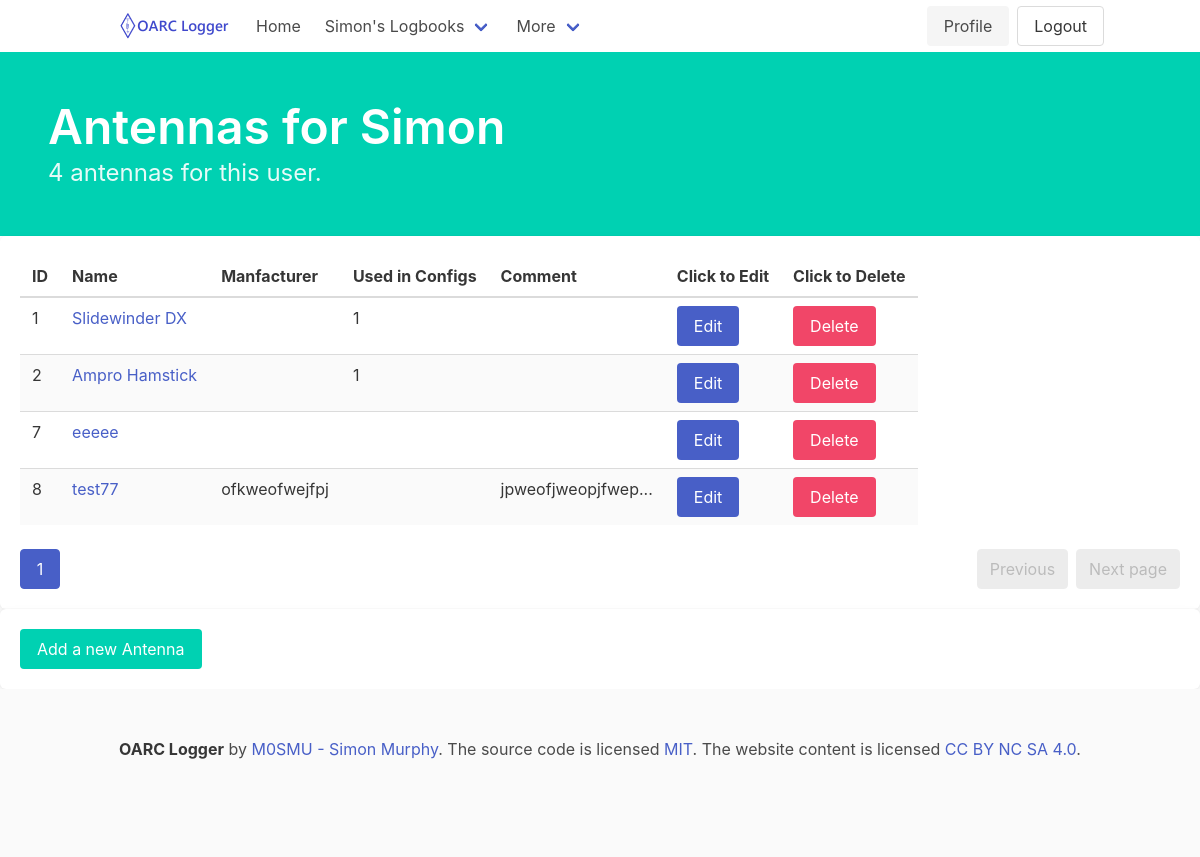
Page /antennas/Simon (signed in) on the earlier database version.
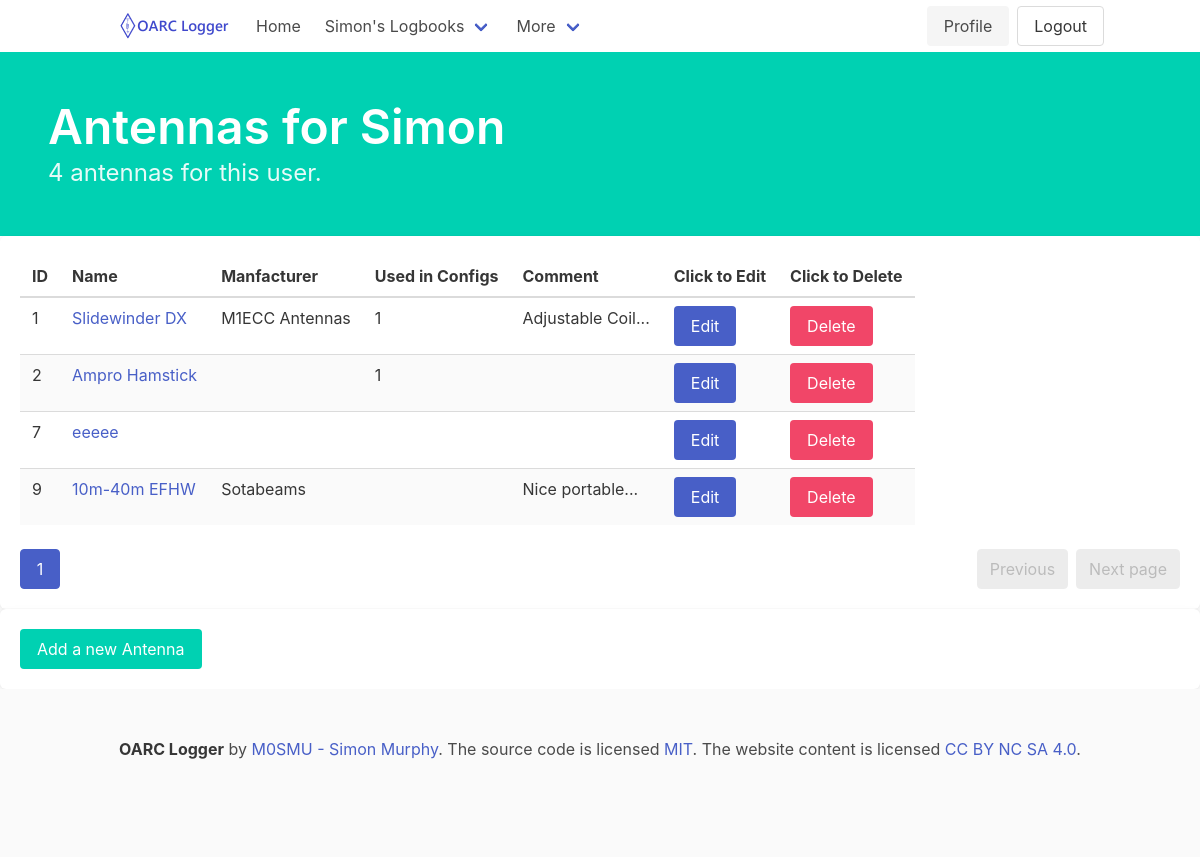
Same page on the later database version.
### logger/models.py (models this page shows)
class User(UserMixin, db.Model):
    id = db.Column(db.Integer, primary_key=True) # primary keys are required by SQLAlchemy
    name = db.Column(db.String(1000), unique=True)
    email = db.Column(db.String(100), unique=True)
    password = db.Column(db.String(100))
    created_on = db.Column(db.DateTime())
    last_login = db.Column(db.DateTime())
    callsigns = db.relationship('Callsign', backref='user', lazy=True)
    events = db.relationship('Event', backref='owner', lazy=True)
    rigs = db.relationship('Rig', backref='owner', lazy=True)
    configurations = db.relationship('Configuration', backref='owner', lazy=True)
    antennas = db.relationship('Antenna', backref='owner', lazy=True)

class Antenna(db.Model):
    id = db.Column(db.Integer, primary_key=True) # primary keys are required by SQLAlchemy
    name = db.Column(db.String(1000), unique=True)
    manufacturer = db.Column(db.String(255))
    comment = db.Column(db.String(255))
    configurations = db.relationship('Configuration', backref='antenna', lazy=True)
    user_id = db.Column(db.Integer, db.ForeignKey('user.id'), nullable=True)

### logger/antennas/views.py (the view, shortened to what this page needs)
@antennas.route("/<username>", methods=['GET','POST'])
@login_required
def antennalist(username):
    form = AntennaForm()
    if username == current_user.name:
        page = request.args.get('page', 1, type=int)
        antennapage = Antenna.query.filter_by(user_id=current_user.get_id()).paginate(page=page, per_page=ROWS_PER_PAGE)
        allantennas = Antenna.query.filter_by(user_id=current_user.get_id()).all()
        return render_template('antennalist.html', antennapage=antennapage, allantennas=allantennas, username=username, form=form)
    else:
        abort(403)

### logger/templates/antennalist.html (shortened to what this page needs)
{% extends 'base.html' %}
{% block hero %}is-primary{% endblock %}
{% block content %}
            <div class="bd-hero-heading">
                <h1 class="title is-size-1">
                    {% block title %} Antennas for {{ username }} {% endblock %}
                </h1>
                <div class="subtitle is-4 algolia-lvl1">
                    <p>{{ allantennas|length }} antennas for this user.</p>
                </div>
            </div>
        </div>
    </section>
    <section>
        <div class="box">
            <table class="table is-striped is-hoverable">
                <thead>
                    <tr>
                        <th>ID</th>
                        <th>Name</th>
                        <th>Manfacturer</th>
                        <th>Used in Configs</th>
                        <th>Comment</th>
                        <th>Click to Edit</th>
                        <th>Click to Delete</th>
                    </tr>
                </thead>
                <tbody>
                    {% for antenna in antennapage.items %}
                    <tr>
                        <td>{{ antenna.id }}</td>
                        <td><a href="{{ url_for ('antennas.antennaview', id=antenna.id) }}" title="{{ antenna.name }}">{{ antenna.name }}</a></td>
                        <td>{% if antenna.manufacturer %}{{ antenna.manufacturer|truncate (20) }}{% endif %}</td>
                        <td>{% if antenna.configurations %}{{ antenna.configurations|length }}{% endif %}</td>
                        <td>{% if antenna.comment %}{{ antenna.comment|truncate (20) }}{% endif %}</td>
                        <td><a class="button is-link" href="{{ url_for ('antennas.antennaedit', id=antenna.id) }}">Edit</a></td>
                        <td><a class="button is-danger" href="{{ url_for ('antennas.antennadelete', id=antenna.id) }}" onclick="return confirm('Are you sure you want to delete this entry?')">Delete</a></td>
                    </tr>
                    {% else %}
                    No Antennas yet
                    {% endfor %}
                </tbody>
            </table>
            <nav class="pagination" role="navigation" aria-label="pagination">
                <a class="pagination-previous" {% if antennapage.has_prev %} href="{{ url_for('antennas.antennalist', username=current_user.name, page=antennalist.prev_num) }}"{% else %}disabled {% endif %} title="This is the first page">Previous</a>
                <a class="pagination-next" {% if antennapage.has_next %}href="{{ url_for('antennas.antennalist', username=current_user.name, page=antennalist.next_num) }}"{% else %}disabled {% endif %}>Next page</a>
                <ul class="pagination-list">
                    {% for page_num in antennapage.iter_pages() %}
                        {% if page_num %}
                            {% if page_num != antennapage.page %}
                            <li>
                                <a class="pagination-link" href="{{ url_for('antennas.antennalist', username=current_user.name, page=page_num) }}" aria-label="Goto page {{ page_num }}">{{ page_num }}</a>
                            </li>
                            {% else %}
                            <li>
                                <a class="pagination-link is-current" href="{{ url_for('antennas.antennalist', username=current_user.name, page=page_num) }}" aria-label="Page {{ page_num }}" aria-current="page">{{ page_num }}</a>
                            </li>
                            {% endif %}
                        {% else %}
                            <li>
                                <span class="pagination-ellipsis">&hellip;</span>
                            </li>
                        {% endif %}
                    {% endfor %}
                </ul>
            </nav>
        </div>
    </section>
    <section>
        <div class="box">
            <div class="level">
                <div class="level-left">
                    <button type="button" class="js-modal-trigger button is-primary" data-target="modal-add-antenna">
                        Add a new Antenna
                    </button>
                </div>
            </div>
        </div>
    </section>
{% endblock %}

### logger/templates/base.html (shortened to what this page needs)
<!DOCTYPE html>
<html>
<head>
    <link rel="stylesheet" href="https://cdn.jsdelivr.net/npm/bulma@0.9.4/css/bulma.min.css" />
    <link rel="stylesheet" href="https://cdn.jsdelivr.net/npm/@mdi/font@6.5.95/css/materialdesignicons.min.css" />
</head>
<body>
    <nav class="navbar">
        <div class="container">
            <div class="navbar-brand">
                <a class="navbar-item" href="https://oarc.uk">
                    <img src="{{ url_for('static', filename='OARCLogger.png') }}" width="112" height="28">
                </a>
            </div>
            <div id="navbarMenuHeroA" class="navbar-menu">
                <div id="navbarBasicExample" class="navbar-menu">
                    <div class="navbar-start">
                        <a href="{{ url_for('users.index') }}" class="navbar-item">
                            Home
                        </a>
                        {% if current_user.is_authenticated %}
                        <div class="navbar-item has-dropdown is-hoverable">
                            <a class="navbar-link">
                            {{ current_user.name }}'s Logbooks
                            </a>
                        </div>
                        {% endif %}
                        <div class="navbar-item has-dropdown is-hoverable">
                            <a class="navbar-link">
                            More
                            </a>
                        </div>
                    </div>
                <div class="navbar-end">
                    <div class="buttons">
                        {% if current_user.is_authenticated %}
                        <a href="{{ url_for('users.profile', user=current_user.name) }}" class="button is-light">
                            Profile
                        </a>
                        {% endif %}
                        {% if current_user.is_authenticated %}
                        <a href="{{ url_for('users.logout') }}" class="button">
                            Logout
                        </a>
                    {% endif %}
                </div>
            </div>
        </div>
    </nav>
    <section class="hero {% block hero %}is-light{% endblock %}">
        <div class="hero-body">
            {% block content %}
            {% endblock %}
</body>
<footer class="footer">
    <div class="content has-text-centered">
      <p>
        <strong>OARC Logger</strong> by <a href="https://qrz.com/db/M0SMU">M0SMU - Simon Murphy</a>. The source code is licensed
        <a href="http://opensource.org/licenses/mit-license.php">MIT</a>. The website content
        is licensed <a href="http://creativecommons.org/licenses/by-nc-sa/4.0/">CC BY NC SA 4.0</a>.
      </p>
    </div>
  </footer>
</html>

Differences in the rows shown:
removed Antenna: id "8", name "test77", manufacturer "ofkweofwejfpj", comment "jpweofjweopjfwep..."
changed Antenna "Slidewinder DX": manufacturer (not shown) → "M1ECC Antennas"; comment (not shown) → "Adjustable Coil..."
added Antenna: id "9", name "10m-40m EFHW", manufacturer "Sotabeams", comment "Nice portable..."
